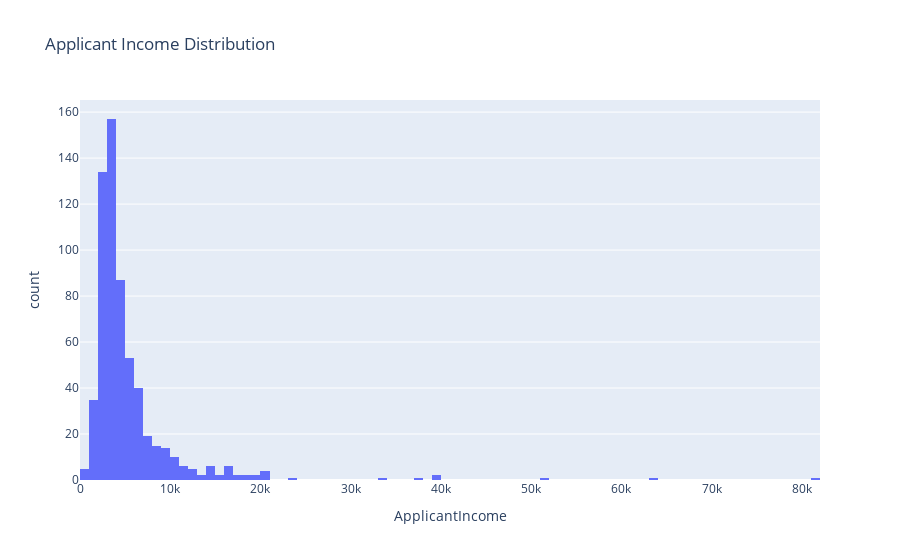

Source (notebook cell):
### Markdown cell above
Applicant Income

### Code cell
fig_applicant_income = px.histogram(df, x='ApplicantIncome',
                                    title='Applicant Income Distribution')
fig_applicant_income.show()

### Figure 1 — Plotly figure (JSON) as saved in the notebook; plotly's stock layout.template omitted (floating-point values rounded to 4 significant figures; data arrays with more than 128 entries replaced by an {"elided": "..."} marker saying what was removed)
{"data": [{"bingroup": "x", "hovertemplate": "ApplicantIncome=%{x}<br>count=%{y}<extra></extra>", "legendgroup": "", "marker": {"color": "#636efa", "pattern": {"shape": ""}}, "name": "", "orientation": "v", "showlegend": false, "type": "histogram", "x": {"elided": "614 int values"}, "xaxis": "x", "yaxis": "y"}], "layout": {"barmode": "relative", "legend": {"tracegroupgap": 0}, "title": {"text": "Applicant Income Distribution"}, "xaxis": {"anchor": "y", "domain": [0, 1], "title": {"text": "ApplicantIncome"}}, "yaxis": {"anchor": "x", "domain": [0, 1], "title": {"text": "count"}}}}
